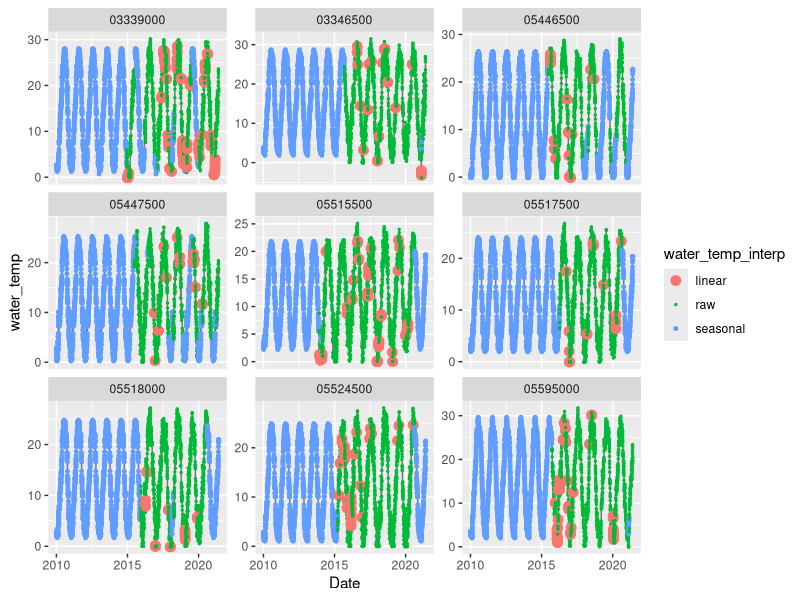
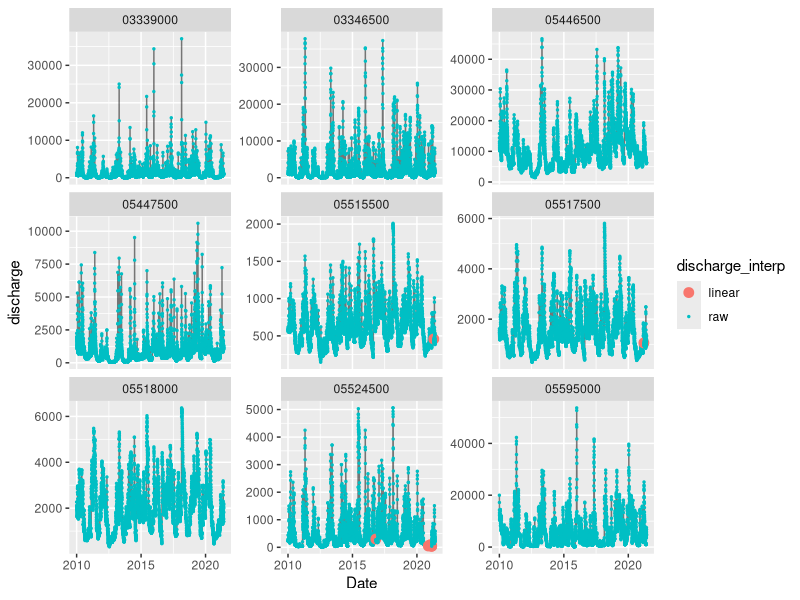
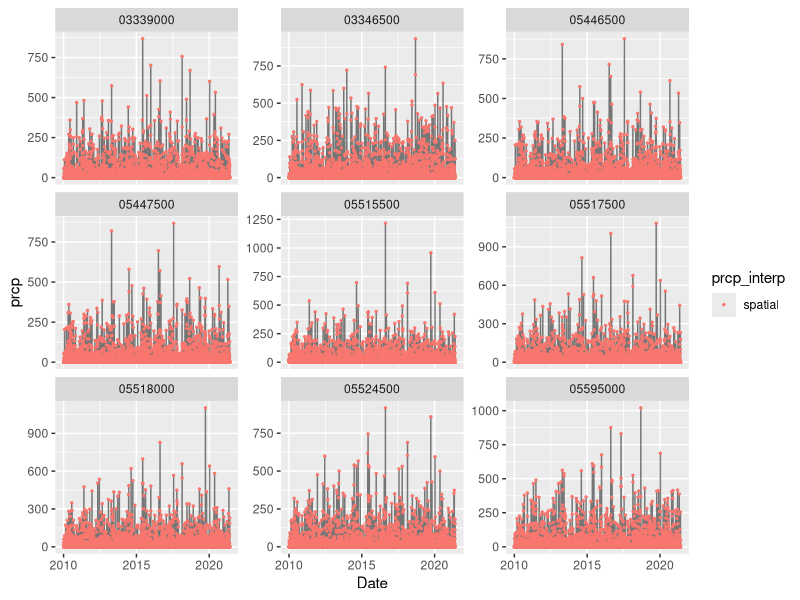
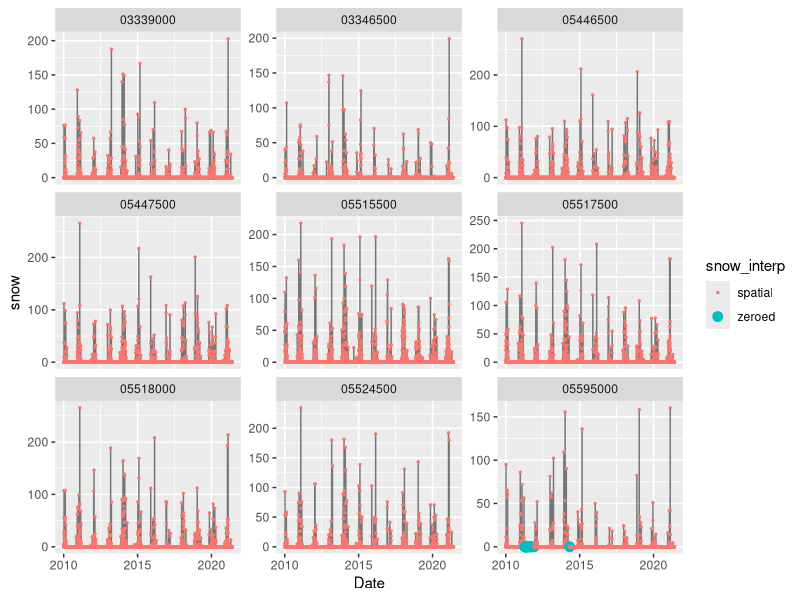
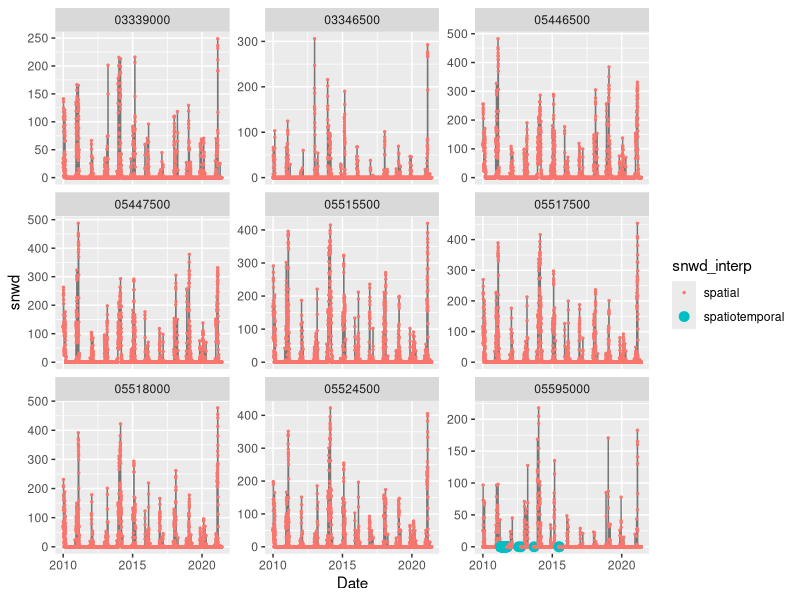
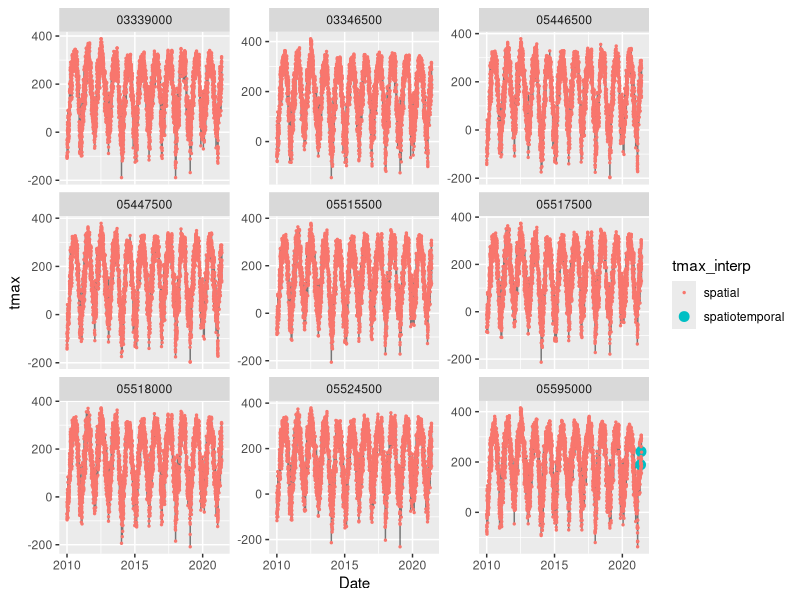
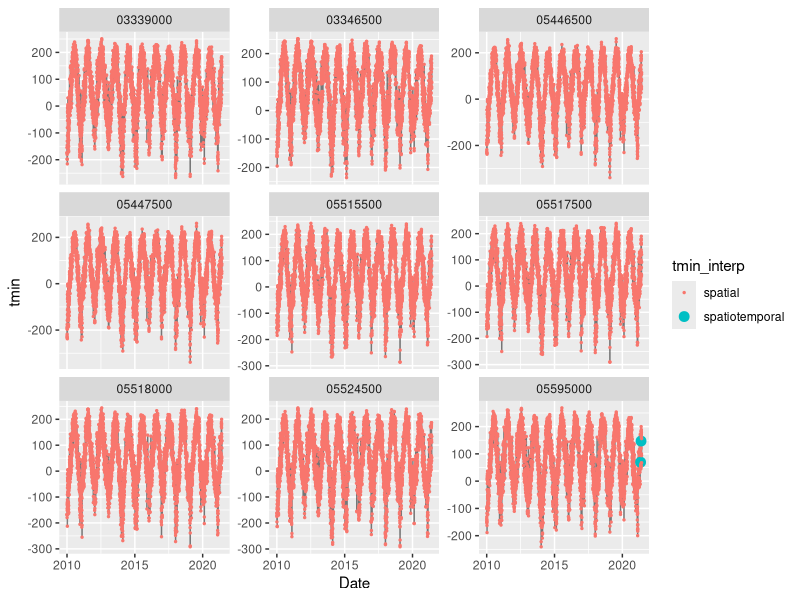

Recreate these plots in R, in order.
library(tidyverse)

hydro <- read_csv(file = "download/hydro_filled.csv", col_types = "cDdddddddccd")
meteo <- read_csv(file = "download/meteo_filled.csv")

joined <- cbind(hydro, meteo) %>%
  select(-date, -nwis_site) %>%
  tibble()

colnames(joined)

vars <- c("water_temp",
          "discharge",
          "prcp",
          "snow",
          "snwd",
          "tmax",
          "tmin")

plots <- list()

for (i in 1:length(vars)) {
  
  plots[[i]] <- joined %>%
    ggplot(aes_string(x = "Date", y = vars[i], size = paste0(vars[i], "_interp"), color = paste0(vars[i], "_interp"))) +
    geom_line(inherit.aes = FALSE, aes_string(x = "Date", y = vars[i]), alpha = .5) +
    geom_point() +
    facet_wrap(~site_no, scales = "free_y") +
    scale_size_manual(values = c("linear" = 3, "raw" = .5, "seasonal" = 1, "zeroed" = 3, "spatial" = .5, "spatiotemporal" = 3))
  
  ggsave(paste0("analyses/",vars[i],".png"), plots[[i]])
  
}
